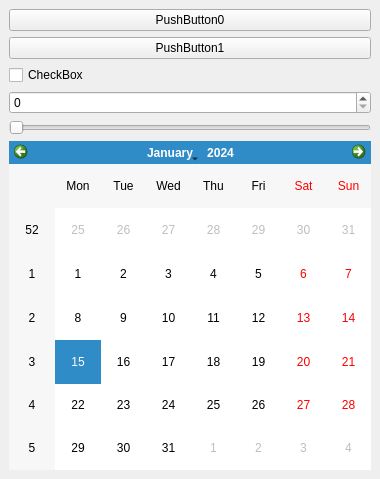
<ui version="4.0" >
 <class>SamplePlugin</class>
 <widget class="QDockWidget" name="SamplePlugin" >
  <property name="geometry" >
   <rect>
    <x>0</x>
    <y>0</y>
    <width>380</width>
    <height>479</height>
   </rect>
  </property>
  <property name="windowTitle" >
   <string>DockWidget</string>
  </property>
  <widget class="QWidget" name="dockWidgetContents" >
   <layout class="QVBoxLayout" name="verticalLayout_2" >
    <item>
     <layout class="QVBoxLayout" name="verticalLayout" >
      <item>
       <widget class="QPushButton" name="_btn0" >
        <property name="text" >
         <string>PushButton0</string>
        </property>
       </widget>
      </item>
      <item>
       <widget class="QPushButton" name="_btn1" >
        <property name="text" >
         <string>PushButton1</string>
        </property>
       </widget>
      </item>
      <item>
       <widget class="QCheckBox" name="_checkBox" >
        <property name="text" >
         <string>CheckBox</string>
        </property>
       </widget>
      </item>
      <item>
       <widget class="QSpinBox" name="_spinBox" />
      </item>
      <item>
       <widget class="QSlider" name="_slider" >
        <property name="orientation" >
         <enum>Qt::Horizontal</enum>
        </property>
       </widget>
      </item>
      <item>
       <widget class="QCalendarWidget" name="_calendar" />
      </item>
     </layout>
    </item>
   </layout>
  </widget>
 </widget>
 <resources/>
 <connections/>
</ui>
